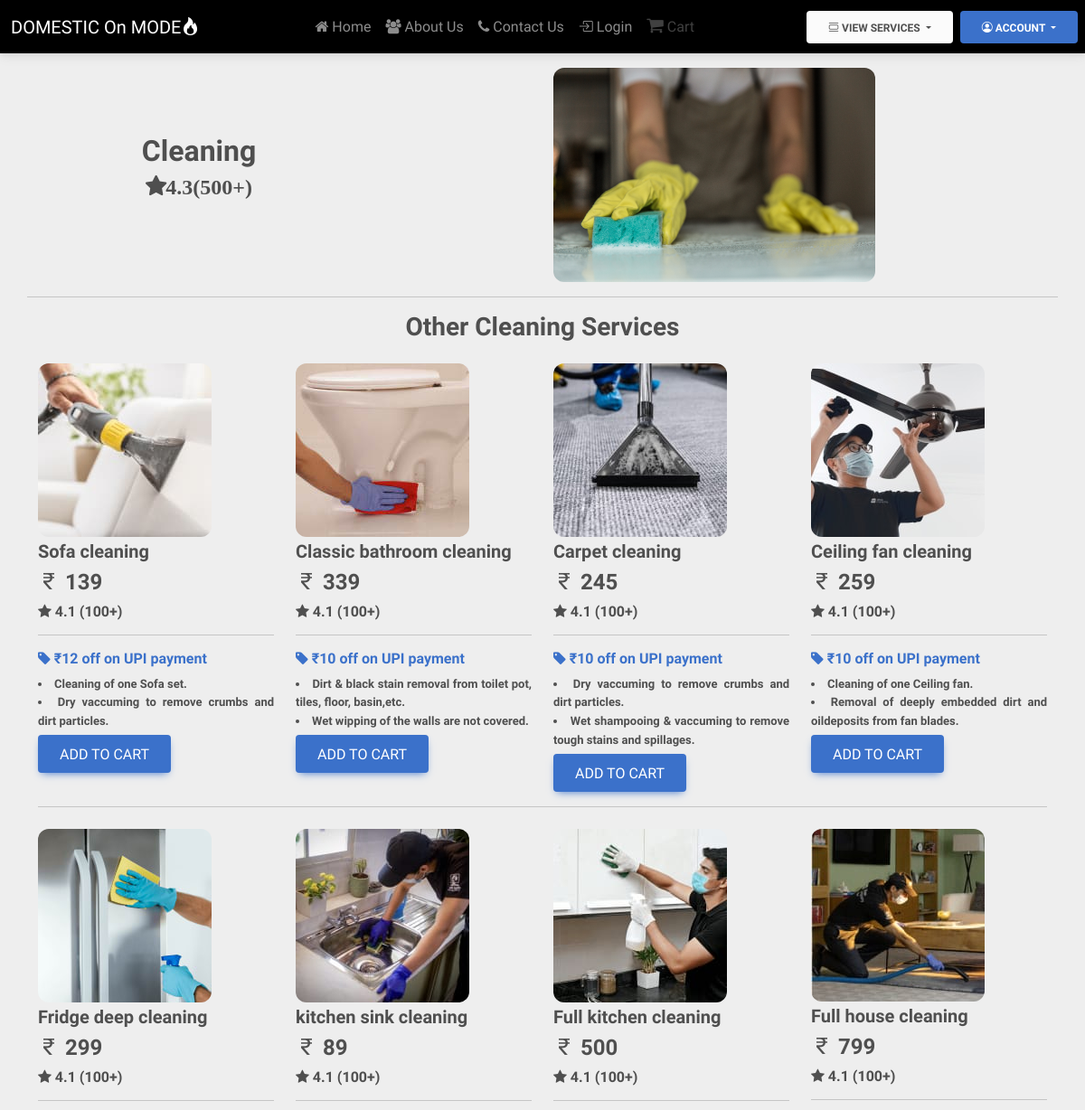
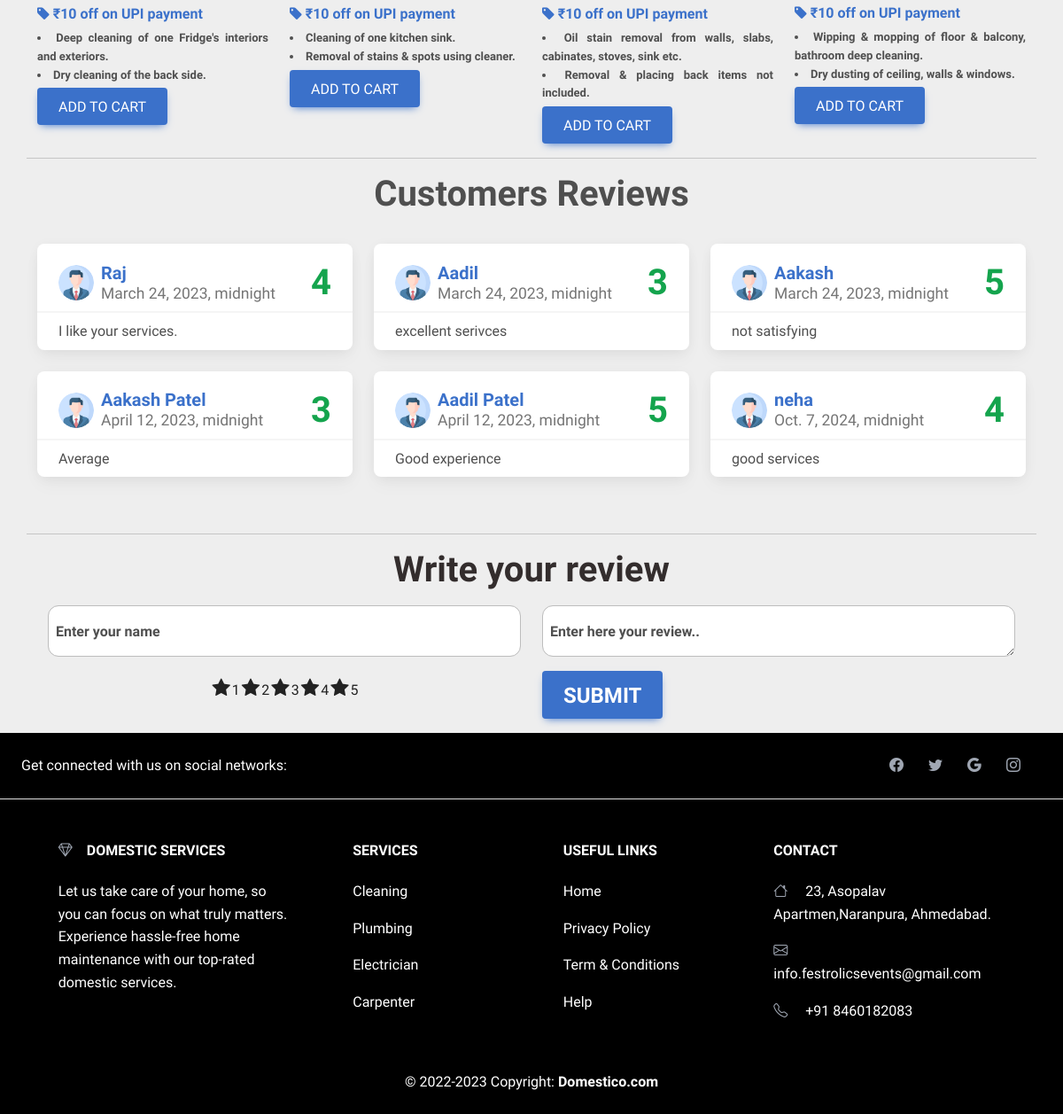
The app's page /cleanning/ with its own data (2 pictures, top to bottom).
### Services/models.py (models this page shows, shortened)
class Cleaning(models.Model):
    sno = models.AutoField(primary_key=True)
    ServiceName = models.CharField(max_length=30)
    description1 = models.CharField(max_length=200)
    description2 = models.CharField(max_length=200)
    category = models.CharField(max_length=20)
    offer = models.CharField(default="", max_length=50)
    price = models.IntegerField(default=0)
    image = models.ImageField(upload_to='Services/images/cleaning')

class Review(models.Model):
    sno=models.AutoField(primary_key=True)
    uname=models.CharField(max_length=30)
    comment=models.TextField()
    rating=models.IntegerField(default=1)
    dt = models.DateTimeField(default=timezone.now)

### Services/views.py (the view, shortened to what this page needs)
# urls.py: path('cleanning/',sv.cleanning,name="cleanning"),
def cleanning(request):
    info=Review.objects.all()[:6]
    services = Cleaning.objects.all()
    params ={'cleaning':services,'info':info}
    return render(request, 'cleanning.html',params)

### Home/templates/Home/cleanning.html (shortened to what this page needs)
{% extends 'basic.html' %}
{% block body%}
<div class="container mt-3">
    <div class="row text-center">
        <div class="col-lg-4 col-sm-4 col-md-8 align-self-center">
                <h2 class="fw-bolder">Cleaning</h2>
                <p><span class="fa fa-star fw-bolder fs-4">4.3(500+)</span></p>
            </div>
            <div class="col-lg-4 col-sm-4 col-md-4 mx-auto">
                <img class="img-fluid hover-shadow rounded-6" width="450px" height="300px" src="../static/cleaning.jpg" alt="">
            </div>
        </div>
    </div>
    <hr class="container mt-3">
    <div class="container">
        <h3 class="text-center fw-bolder mb-3">Other Cleaning Services</h3>
        <div class="row">
            {% for i in cleaning %}
            <div class="col-lg-3 mt-2">
                <img src="/media/{{i.image}}" alt="" class="img-fluid hover-shadow rounded-6">
                <h5 class="mt-1 fw-bolder" name="serviceno" value="{{i.ServiceName}}" id="nameSr-{{i.sno}}">{{i.ServiceName}}</h5>
                <h4 class="fw-bolder"><span class="bi bi-currency-rupee"></span> {{i.price}}</h4>
                <h6 class="fw-bolder"><span class="fa fa-star"></span> 4.1 (100+)</h6>
                <hr>
                <a href="#!">
                    <h6 class="fw-bolder"><span class="fa fa-tag"></span> &#8377;{{i.offer}}</h6>
                </a>
                <li class="is-justified  fs-7">
                    {{i.description1}}
                </li>
                <li class="is-justified fs-7">
                    {{i.description2}}
                </li>
                <form action="{% url 'add_to_cart' cat=i.category sno=i.sno %}" method="POST">
                <button type="submit" id="Sr-{{i.sno}}" class="btn btn-primary fs-6 mt-1 cart">Add to cart</button>
                </form>
            </div>
                {% if forloop.counter|divisibleby:4 and forloop.counter > 0 and not forloop.last %}
                    </div>
                    <hr>
                    <div class="row">
                {% endif %}
                {% endfor %}
            </div>
        </div>
        <hr class="container mt-3">
        <h4 class="fw-bolder text-center fs-1 ">Customers Reviews</h4>
    <div class="container py-4">
        <div class="ex1 row row-cols-1 row-cols-md-2 row-cols-xl-3 g-4 mb-4">
            {% for info in info %}
             <div class="col">
                <div class="card h-100 card-review">
                    <div class="card-header pb-0 d-flex flex-row justify-content-between align-items-center">
                        <div class="d-flex align-items-center">
                            <img class="rounded-circle me-2" src="../static/profile.png" />
                            <div class="d-flex flex-column justify-content-center align-items-start fs-5 lh-sm">
                                <b class="text-primary">{{ info.uname }}</b>
                                <small class="text-muted">{{ info.dt }}</small>
                            </div>
                        </div>
                        <span class="fs-1 my-0 fw-bolder text-success">{{info.rating}}</span>
                    </div>
                    <div class="card-body py-2">
                        <p class="card-text is-justified">{{ info.comment }}</p>
                    </div>
                </div>
            </div>
            {% endfor %}
    </div>
    </div>
    <hr class="container">
    <form action="{% url 'cleanning' %}" method="post">
    <div class="container">
        <h4 class="fs-1 fw-bolder text-center text-dark">Write your review</h4>
        <div class="row mx-auto my-3">
            <div class="form-floating mb-3 col-lg-6 col-md-2">
                <input type="text" name="rtext" class="form-control rounded-6" id="floatingInput"
                placeholder="name@example.com" required>
                <label for="floatingInput" class="mx-2 fw-bolder">Enter your name</label>
            </div>
            <div class="form-floating col-lg-6 col-md-2">
                <textarea class="form-control rounded-6" name="comment" placeholder="Leave a comment here"
                id="floatingTextarea" required></textarea>
                <label for="floatingTextarea" class="mx-2 fw-bolder">Enter here your review..</label>
            </div>
            <div class="col-lg-6 col-md-3">
                <div
                class="starrating risingstar d-flex justify-content-center align-items-center flex-row-reverse">
                <input type="radio" id="star5" name="rating" value="5" required /><label for="star5"
                title="5 star">5</label>
                <input type="radio" id="star4" name="rating" value="4" /><label for="star4"
                title="4 star">4</label>
                <input type="radio" id="star3" name="rating" value="3" /><label for="star3"
                title="3 star">3</label>
                <input type="radio" id="star2" name="rating" value="2" /><label for="star2"
                            title="2 star">2</label>
                        <input type="radio" id="star1" name="rating" value="1" /><label for="star1"
                            title="1 star">1</label>
                    </div>
                </div>
                <div class="col-lg-6 col-md-2">
                    <button type="submit" class="btn btn-primary fs-4 fw-bolder">Submit</button>
                </div>
            </div>
        </div>
    </form>
{% endblock %}

### Home/templates/Home/basic.html (shortened to what this page needs)
<!DOCTYPE html>
<html lang="en">
<head>
  {% load static %}
  <link rel="stylesheet" href="../static/utils.css">
  <link rel="stylesheet" href="../static/style.css">
  <link rel="stylesheet" href="https://cdnjs.cloudflare.com/ajax/libs/font-awesome/4.7.0/css/font-awesome.min.css">
  <link href="https://cdn.jsdelivr.net/npm/bootstrap@5.0.2/dist/css/bootstrap.min.css" rel="stylesheet"
>
  <link rel="stylesheet" href="https://cdn.jsdelivr.net/npm/bootstrap-icons@1.10.3/font/bootstrap-icons.css">
  <link href="https://cdnjs.cloudflare.com/ajax/libs/mdb-ui-kit/6.1.0/mdb.min.css" rel="stylesheet">
</head>
<body style="background-color: #eee;padding: 0;">
  <nav class="navbar navbar-expand-lg  navbar-dark  sticky-top dark">
    <div class="container-fluid ">
      <a class="navbar-brand" href="#">DOMESTIC On MODE <i class="bi bi-fire"></i></a>
      <div class="collapse navbar-collapse d-flex justify-content-center" id="navbarNav">
        <ul class="navbar-nav">
          <li class="nav-item">
            <a class="nav-link {% if request.path == '/' %}active{% endif %}" aria-current="page" href="/"> <i class="fa fa-home"></i> Home</a>
          </li>
          <li class="nav-item">
            <a class="nav-link {% if request.path == '/aboutus/' %}active{% endif %}" href="/aboutus"> <i class="fa fa-users"></i> About Us</a>
          </li>
          <li class="nav-item">
            <a class="nav-link {% if request.path == '/contactus/' %}active{% endif %}" href="/contactus"><i class="fa fa-phone"></i> Contact Us</a>
          </li>
          <li class="nav-item">
            {% if user.is_authenticated %}
            <a class="nav-link disabled " href="/login"><i class="bi bi-box-arrow-in-right"></i> Login</a>
            {% else %}
            <a class="nav-link {% if request.path == '/login/' or request.path == '/account/login' %}active{% endif %}" href="/login"><i class="bi bi-box-arrow-in-right"></i> Login</a>
            {% endif %}
          </li>
          <li class="nav-item">
          {% if user.is_authenticated %}
            <a class="nav-link {% if request.path == '/cart/' or request.path == '/account/cart' %}active{% endif %}" href="/cart"><i class="fa fa-shopping-cart fs-5"></i> Cart</a>
            {% else %}
            <a class="disabled nav-link {% if request.path == '/cart/' or request.path == '/account/cart' %}active{% endif %}" href="/cart"><i class="fa fa-shopping-cart fs-5"></i> Cart</a>
            {% endif %}
          </li>
        </ul>
      </div>
    </div>
    <div class="btn-group">
      <button type="button" class="btn btn-light dropdown-toggle ral fw-bold" data-bs-toggle="dropdown"
        aria-expanded="false"><i class="bi bi-view-list"></i>
        View Services
      </button>
    </div>
    <div class="btn-group mx-2 dark">
      <button type="button" class="btn btn-primary px-4 dropdown-toggle ral fw-bold" data-bs-toggle="dropdown"
        aria-expanded="false"><i class="bi bi-person-circle"></i>
        Account
      </button>
    </div>
  </nav>
{% block body %} {% endblock  %}
  <footer class="text-center text-lg-start text-white dark">
    <section class="d-flex justify-content-center justify-content-lg-between p-4 border-bottom">
      <div class="me-5 d-none d-lg-block">
        <span>Get connected with us on social networks:</span>
      </div>
      <div>
        <a href="" class="me-4 link-secondary">
          <i class="bi bi-facebook icons"></i>
        </a>
        <a href="" class="me-4 link-secondary">
          <i class="bi bi-twitter icons"></i>
        </a>
        <a href="" class="me-4 link-secondary">
          <i class="bi bi-google icons"></i>
        </a>
        <a href="" class="me-4 link-secondary">
          <i class="bi bi-instagram icons"></i>
        </a>
      </div>
    </section>
    <section class="footer-cont ">
      <div class="container text-center text-md-start mt-5">
        <div class="row mt-3">
          <div class="col-md-3 col-lg-4 col-xl-3 mx-auto mb-4">
            <h6 class="text-uppercase fw-bold mb-4">
              <i class="bi bi-gem me-3 text-secondary"></i>Domestic Services
            </h6>
            <p>
              Let us take care of your home, so you can focus on what truly matters.<br>
              Experience hassle-free home maintenance with our top-rated domestic services.
            </p>
          </div>
          <div class="col-md-2 col-lg-2 col-xl-2 mx-auto mb-4">
            <h6 class="text-uppercase fw-bold mb-4">
              Services
            </h6>
            <p>
              <a href="/cleanning" class="text-reset">Cleaning</a>
            </p>
            <p>
              <a href="/plumbing" class="text-reset">Plumbing</a>
            </p>
            <p>
              <a href="/electrics" class="text-reset">Electrician</a>
            </p>
            <p>
              <a href="/carpenter" class="text-reset">Carpenter</a>
            </p>
          </div>
          <div class="col-md-3 col-lg-2 col-xl-2 mx-auto mb-4">
            <h6 class="text-uppercase fw-bold mb-4">
              Useful links
            </h6>
            <p>
              <a href="/" class="text-reset">Home</a>
            </p>
            <p>
              <a href="#!" class="text-reset" data-bs-toggle="modal" data-bs-target="#privacypolicy">Privacy Policy</a>
            </p>
            <p>
              <a href="#!" class="text-reset" data-bs-toggle="modal" data-bs-target="#staticBackdrop">Term & Conditions</a>
            </p>
            <p>
              <a href="#!" class="text-reset">Help</a>
            </p>
          </div>
          <div class="col-md-4 col-lg-3 col-xl-3 mx-auto mb-md-0 mb-4">
            <h6 class="text-uppercase fw-bold mb-4">Contact</h6>
            <p><i class="bi bi-house me-3 text-secondary"></i> 23, Asopalav Apartmen,Naranpura, Ahmedabad.</p>
            <p>
              <i class="bi bi-envelope me-3 text-secondary"></i>
              info.festrolicsevents@gmail.com
            </p>
            <p><i class="bi bi-telephone me-3 text-secondary"></i> +91 8460182083</p>
          </div>
        </div>
      </div>
    </section>
    <div class="text-center p-4" style="background-color: rgba(0, 0, 0, 0.025);">
      © 2022-2023 Copyright:
      <a class="text-reset fw-bold" href="/">Domestico.com</a>
    </div>
  </footer>
</body>
</html>

### Home/static/utils.css (style rules this page uses)
.fs-7 { font-size: 13px; font-weight: bolder; }
.dark { background-color: black; }

### Home/static/style.css (style rules this page uses)
* { margin: 0; padding: 0; font-family: 'Titillium Web', sans-serif; box-sizing: border-box; }
.ral { font-family: 'Raleway', sans-serif; }
.dark { background-color: rgb(0, 0, 0); }
.is-justified { text-align: justify; margin: 0 auto; max-width: 50em; }
section { padding: 0; margin: 0; }
.card-review img { width: 2.5rem; height: 2.5rem; }
.starrating>label:before { content: "\f005"; margin: 2px; font-size: 22px; font-family: FontAwesome; display: inline-block; }
.starrating>label { color: #222222; }

### records on screen
Cleaning: image (picture), ServiceName "Sofa cleaning", price "139", offer "12 off on UPI payment", description1 "Cleaning of one Sofa set.", description2 "Dry vaccuming to remove crumbs and dirt particles."
Cleaning: image (picture), ServiceName "Classic bathroom cleaning", price "339", offer "10 off on UPI payment", description1 "Dirt & black stain removal from toilet pot, tiles, floor, basin,etc.", description2 "Wet wipping of the walls are not covered."
Cleaning: image (picture), ServiceName "Carpet cleaning", price "245", offer "10 off on UPI payment", description1 "Dry vaccuming to remove crumbs and dirt particles.", description2 "Wet shampooing & vaccuming to remove tough stains and spillages."
Cleaning: image (picture), ServiceName "Ceiling fan cleaning", price "259", offer "10 off on UPI payment", description1 "Cleaning of one Ceiling fan.", description2 "Removal of deeply embedded dirt and oildeposits from fan blades."
Cleaning: image (picture), ServiceName "Fridge deep cleaning", price "299", offer "10 off on UPI payment", description1 "Deep cleaning of one Fridge's interiors and exteriors.", description2 "Dry cleaning of the back side."
Cleaning: image (picture), ServiceName "kitchen sink cleaning", price "89", offer "10 off on UPI payment", description1 "Cleaning of one kitchen sink.", description2 "Removal of stains & spots using cleaner."
Cleaning: image (picture), ServiceName "Full kitchen cleaning", price "500", offer "10 off on UPI payment", description1 "Oil stain removal from walls, slabs, cabinates, stoves, sink etc.", description2 "Removal & placing back items not included."
Cleaning: image (picture), ServiceName "Full house cleaning", price "799", offer "10 off on UPI payment", description1 "Wipping & mopping of floor & balcony, bathroom deep cleaning.", description2 "Dry dusting of ceiling, walls & windows."
Review: uname "Raj", dt "March 24, 2023, midnight", rating "4", comment "I like your services."
Review: uname "Aadil", dt "March 24, 2023, midnight", rating "3", comment "excellent serivces"
Review: uname "Aakash", dt "March 24, 2023, midnight", rating "5", comment "not satisfying"
Review: uname "Aakash Patel", dt "April 12, 2023, midnight", rating "3", comment "Average"
Review: uname "Aadil Patel", dt "April 12, 2023, midnight", rating "5", comment "Good experience"
Review: uname "neha", dt "Oct. 7, 2024, midnight", rating "4", comment "good services"
